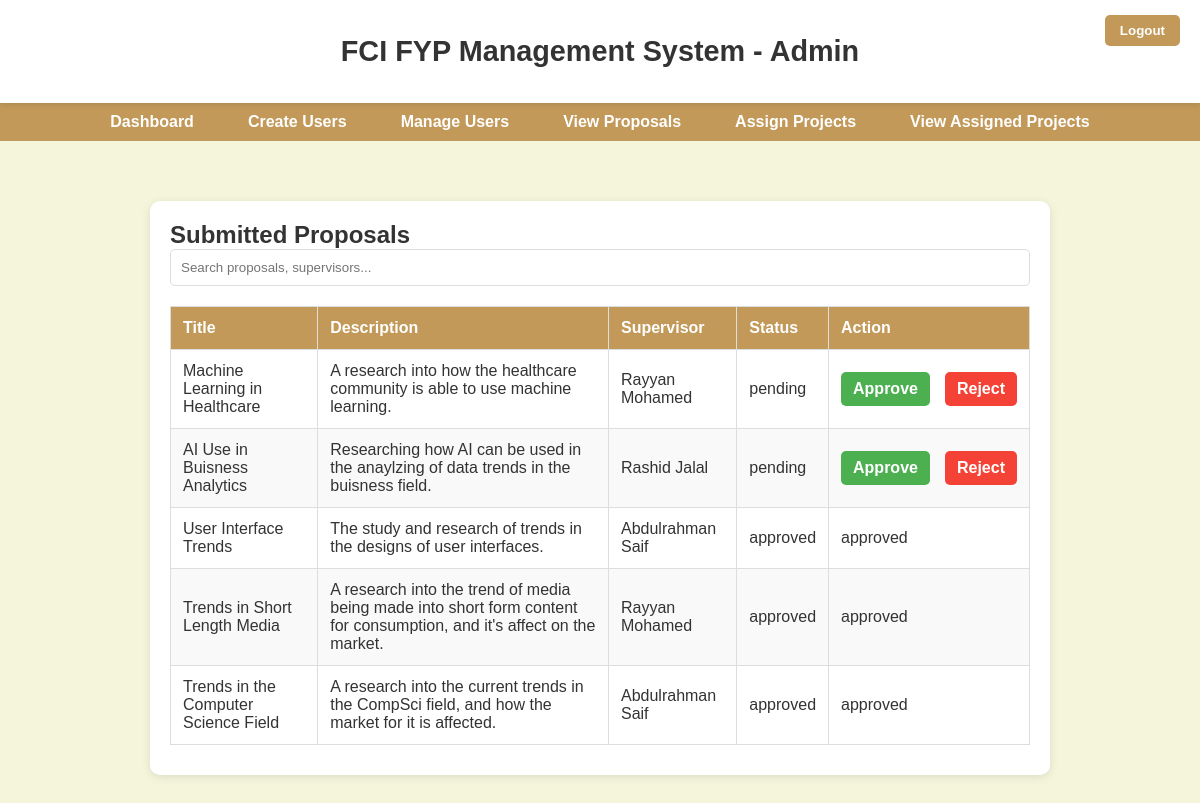
Screenshot of /admin/admin_view_proposal.php (signed in) with the database file from the repository.
### tables this page shows
CREATE TABLE `proposals` (
  `proposalid` int(10) NOT NULL,
  `lecturerid` int(10) NOT NULL,
  `title` varchar(255) NOT NULL,
  `description` varchar(255) NOT NULL,
  `status` enum('pending','approved','rejected') DEFAULT 'pending'
);

CREATE TABLE `lecturer` (
  `lecturerid` int(10) NOT NULL,
  `firstName` varchar(255) NOT NULL,
  `lastName` varchar(255) NOT NULL,
  `email` varchar(255) NOT NULL,
  `password` varchar(255) NOT NULL
);

### admin/admin_view_proposal.php (the view, shortened to what this page needs)
<?php
$conn = OpenCon();
$result = $conn->query("
    SELECT proposals.proposalid, proposals.title, proposals.description, proposals.status,
           lecturer.firstName, lecturer.lastName
    FROM proposals
    LEFT JOIN lecturer ON proposals.lecturerid = lecturer.lecturerid
    ORDER BY FIELD(status, 'Pending', 'Approved', 'Rejected')
");
?>
<!DOCTYPE html>
<html lang="en">
<head>
    <link rel="stylesheet" href="../css/styles.css">
</head>
<body>
    <header>
        <div class="container">
            <h1>FCI FYP Management System - Admin</h1>
            <button class="logout-button" onclick="window.location.href='../auth/admin_logout.php'">Logout</button>
        </div>
    </header>
    <nav>
        <ul>
            <li><a href="admin_homepage.php">Dashboard</a></li>
            <li><a href="admin_create_u.html">Create Users</a></li>
            <li><a href="admin_manage_u.php">Manage Users</a></li>
            <li><a href="admin_view_proposal.php">View Proposals</a></li>
            <li><a href="admin_assign_proj.php">Assign Projects</a></li>
            <li><a href="admin_view_assigned.php">View Assigned Projects</a></li>
        </ul>
    </nav>
    <section class="page">
        <div class="table-container">
            <h2>Submitted Proposals</h2>
            <input type="text" id="search" onkeyup="filterTable()" placeholder="Search proposals, supervisors...">
            <table>
                <thead>
                    <tr>
                        <th>Title</th>
                        <th>Description</th>
                        <th>Supervisor</th>
                        <th>Status</th>
                        <th>Action</th>
                    </tr>
                </thead>
                <tbody>
                    <?php while ($row = $result->fetch_assoc()) { ?>
                        <tr>
                            <td><?php echo htmlspecialchars($row['title']); ?></td>
                            <td><?php echo htmlspecialchars($row['description']); ?></td>
                            <td><?php echo htmlspecialchars($row['firstName'] . ' ' . $row['lastName']); ?></td>
                            <td><?php echo htmlspecialchars($row['status']); ?></td>
                            <td>
                                <?php if ($row['status'] === 'pending') { ?>
                                    <form method="post" action="" class="action-buttons">
                                        <button type="submit" name="action" value="approve" class="approve-button">Approve</button>
                                        <button type="submit" name="action" value="reject" class="reject-button">Reject</button>
                                    </form>
                                <?php } else { ?>
                                    <span><?php echo $row['status']; ?></span>
                                <?php } ?>
                            </td>
                        </tr>
                    <?php } ?>
                </tbody>
            </table>
        </div>
    </section>
</body>
</html>

### css/styles.css (style rules this page uses)
* { margin: 0; padding: 0; box-sizing: border-box; }
body { font-family: Arial, sans-serif; margin: 0; padding: 0; background-color: #f5f5dc; color: #333; }
header { background-color: #ffffff; color: #333; padding: 15px 20px; position: relative; box-shadow: 0 2px 5px rgba(0, 0, 0, 0.1); text-align: center; }
header h1 { margin: 0; font-size: 1.8rem; }
.logout-button { position: absolute; top: 15px; right: 20px; background-color: #c29958; color: white; border: none; padding: 8px 15px; border-radius: 5px; font-weight: bold; cursor: pointer; transition: background-color 0.3s ease, transform 0.2s ease; }
.page { padding: 40px 20px; display: none; }
.container { max-width: 800px; margin: 0 auto; padding: 20px; }
form button { width: 100%; background-color: #c29958; color: white; border: none; padding: 10px; font-size: 1rem; font-weight: bold; border-radius: 5px; cursor: pointer; transition: background-color 0.3s ease, transform 0.2s ease; }
a { color: #c29958; text-decoration: none; transition: color 0.3s ease-in-out; }
.approve-button { background-color: #28a745; color: white; padding: 5px 10px; border: none; border-radius: 5px; cursor: pointer; margin-right: 5px; transition: background-color 0.3s ease; }
.reject-button { background-color: #dc3545; color: white; padding: 5px 10px; border: none; border-radius: 5px; cursor: pointer; transition: background-color 0.3s ease; }
.approve-button { background-color: #4caf50; }
.reject-button { background-color: #f44336; }

### admin/admin_view_proposal.php (style rules this page uses)
.page { display: block !important; }
nav { background-color: #c29958; padding: 10px; text-align: center; }
nav ul { list-style: none; padding: 0; margin: 0; display: flex; justify-content: center; }
nav ul li { margin: 0 15px; }
nav ul li a { color: white; text-decoration: none; font-weight: bold; padding: 8px 12px; border-radius: 5px; transition: background-color 0.3s ease; }
.table-container { max-width: 900px; margin: 20px auto; padding: 20px; background: #fff; border-radius: 10px; box-shadow: 0 2px 10px rgba(0, 0, 0, 0.1); }
#search { width: 100%; padding: 10px; margin-bottom: 10px; border: 1px solid #ddd; border-radius: 5px; }
table { width: 100%; border-collapse: collapse; margin: 10px 0; }
th, td { text-align: left; padding: 12px; }
th { background-color: #c29958; color: white; font-weight: bold; }
tr:nth-child(even) { background-color: #f9f9f9; }
tr:nth-child(odd) { background-color: #fff; }
table, th, td { border: 1px solid #ddd; }
.action-buttons { display: flex; gap: 10px; justify-content: center; }
.approve-button { background-color: #4CAF50; color: white; border: none; padding: 8px 12px; border-radius: 5px; font-weight: bold; cursor: pointer; transition: background-color 0.3s ease; }
.reject-button { background-color: #f44336; color: white; border: none; padding: 8px 12px; border-radius: 5px; font-weight: bold; cursor: pointer; transition: background-color 0.3s ease; }

### rows the page displays
proposals: title "Machine Learning in Healthcare", description "A research into how the healthcare community is able to use machine learning.", lecturerid.lastName "Rayyan Mohamed", status "pending"
proposals: title "AI Use in Buisness Analytics", description "Researching how AI can be used in the anaylzing of data trends in the buisness field.", lecturerid.lastName "Rashid Jalal", status "pending"
proposals: title "User Interface Trends", description "The study and research of trends in the designs of user interfaces.", lecturerid.lastName "Abdulrahman Saif", status "approved"
proposals: title "Trends in Short Length Media", description "A research into the trend of media being made into short form content for consumption, and it's affect on the market.", lecturerid.lastName "Rayyan Mohamed", status "approved"
proposals: title "Trends in the Computer Science Field", description "A research into the current trends in the CompSci field, and how the market for it is affected.", lecturerid.lastName "Abdulrahman Saif", status "approved"
